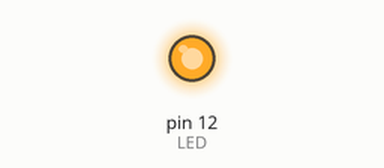
This sketch was run on a simulated Arduino Uno, built with avr-gcc and run on an emulated ATmega328P. Parts: output pins drawn as LEDs (lit = HIGH).

Above: at 0.7 s.
At 3.5 s:
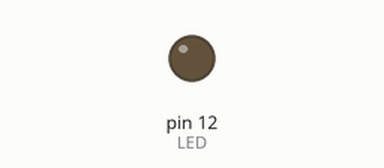
Timing chart, 0 to 3.8 s (numbered marks = the images above):
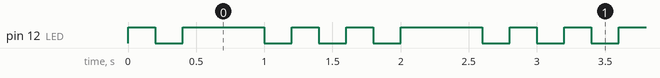

The sketch:

sunbeams-arduino-intro.ino
```cpp
int LED = 12;

void setup() {
  pinMode(LED, OUTPUT);
}

void dot(){
  digitalWrite(LED, HIGH);
  delay(200);
  digitalWrite(LED, LOW);
  delay(200);
}

void dash(){
  digitalWrite(LED, HIGH);
  delay(600);
  digitalWrite(LED, LOW);
  delay(200);
}

void loop() {
  dot();
  dash();
  dot();
}
```

Measured:
- by itself, pin 12 (LED): repeats every 1.6 s: LOW 0.20 s, HIGH 0.60 s, 2 × (LOW 0.20 s, HIGH 0.20 s)
- by itself, everything shown: repeats every 1.6 s, in 6 steps
